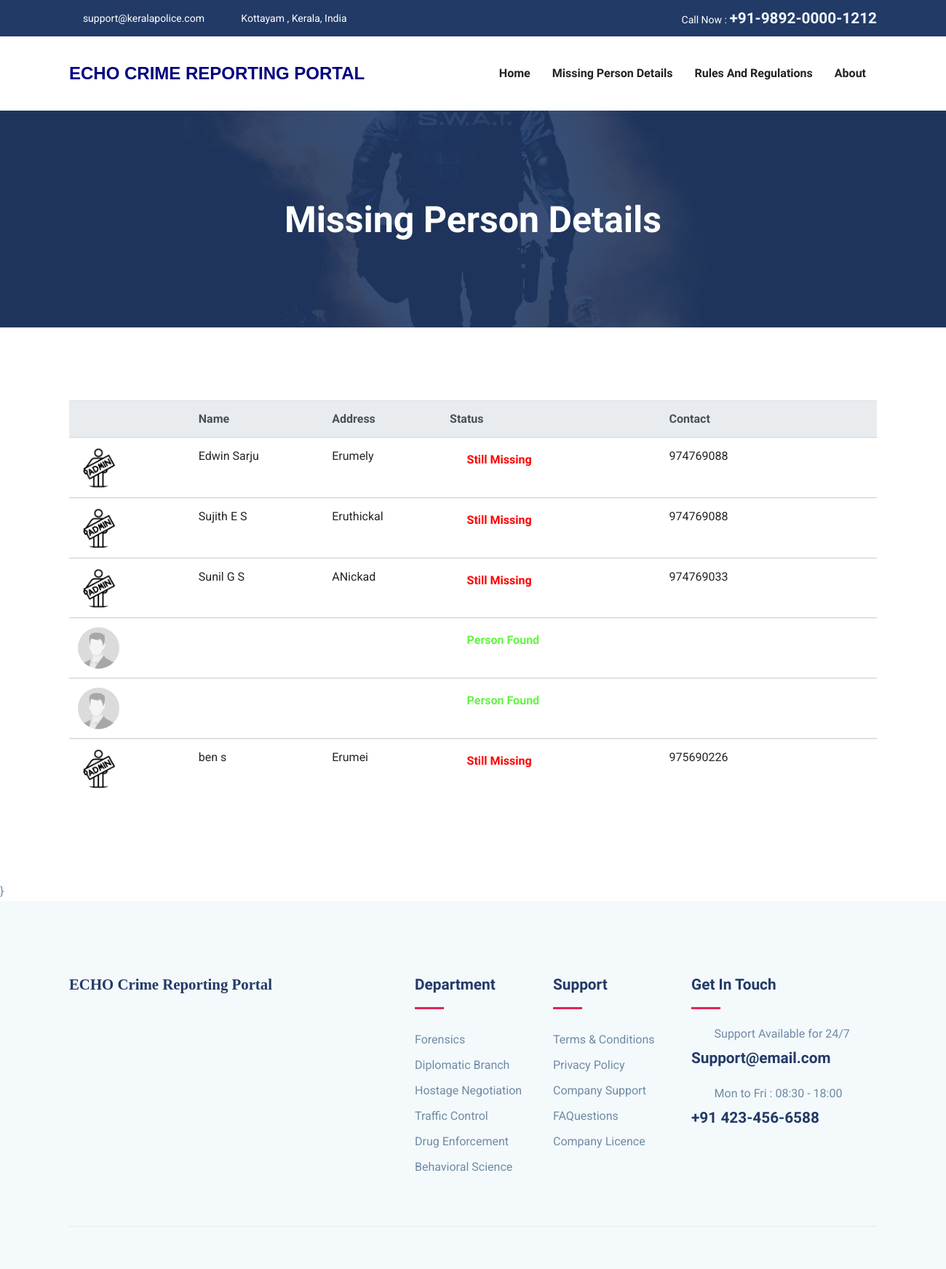
Screenshot of /missing/ with the database file from the repository.
### myapp/models.py (models this page shows, shortened)
class Missing(models.Model):
    fname=models.CharField(max_length=50)
    lname=models.CharField(max_length=50)
    address=models.CharField(max_length=100)
    area=models.CharField(max_length=50)
    height=models.CharField(max_length=10)
    weight=models.CharField(max_length=10)
    contact=models.CharField(max_length=10)
    status=models.BooleanField(default=False)
    pic=models.FileField(null = True, blank=True, default='default.jpg')

### myapp/views.py (the view)
# urls.py: path('missing/', views.missing, name='missing'),
def missing(request):
    miss=Missing.objects.all()
    return render(request,'missing.html',{'miss':miss})

### Inspector/templates/missing.html (shortened to what this page needs)
{% extends 'header.html' %}
{% load static %}
{% block content %}
<section class="page-title back-9550">
	<div class="container">
	  <div class="row">
		<div class="col-md-12">
		  <div class="block text-center">
			<h1 class="text-capitalize mb-5 text-lg">Missing Person details</h1>
		  </div>
		</div>
	  </div>
	</div>
  </section>
  <section class="contact-form-wrap section">
    <div class="container">
        <div class="row">
            <div class="col-lg-12 col-md-12 col-sm-12">
            <table class="table align-items-center table-flush">
                <thead class="thead-light">
                    <tr>
                        <th scope="col" class="sort" data-sort="name">    </th>
                        <th scope="col" class="sort" data-sort="budget">Name</th>
                        <th scope="col" class="sort" data-sort="status">Address</th>
                        <th scope="col" class="sort" data-sort="status">Status</th>
                        <th scope="col">Contact</th>
                        <th>          </th>
                    </tr>
                </thead>
                {% for entry in miss %}
                <div class="row">
                  <tbody class="list">
                      <th scope="row">
                      <div class="media align-items-center">
                          <a href="#" class="avatar rounded-circle mr-3">
                          <img alt="Image placeholder" src="{{entry.pic.url}}" style = "border-radius: 3cm; height : 1.5cm ; width : 1.5cm;">
                          </a>
                      </div>
                      </th>
                      <td class="budget">
                      {{entry.fname}} {{entry.lname}}
                    </td>
                      <td>
                        {{entry.address}}
                      </td>
                      <td>
                        <span class="badge badge-dot mr-4">
                            {% if entry.status == True %}
                            <h6 style="color: #63f542;"><i class="icofont-tick-mark" style="color: #63f542; font-size: 150%;"></i>Person Found</h6>
                            {% else %}
                            <h6 style="color: red;"><i class="icofont-sand-clock" style="color: red;font-size: 150%;" ></i>Still Missing</h6>
                            {% endif %}
                        </span>
                        </td>
                      <td>
                      {{entry.contact}}
                      </td>
                      <td>
                        <div class="nav-item dropdown">
                          <a class="nav-link dropdown-toggle" data-toggle="dropdow"><i class="icofont-listine-dots"></i></a>
                        </div>
                      </td>
                  </tbody>
                  {% endfor %}
            </table>
        </div>
    </div>
</div>
</section>
{% endblock %}

### myapp/templates/header.html (shortened to what this page needs)
{% load static %}
<!DOCTYPE html>
<html lang="zxx">
<head>
  <link rel="stylesheet" href="{% static 'plugins/bootstrap/css/bootstrap.min.css' %}">
  <link rel="stylesheet" href="{% static 'plugins/icofont/icofont.min.css' %}">
  <link rel="stylesheet" href="{% static 'plugins/slick-carousel/slick/slick.css' %}">
  <link rel="stylesheet" href="{% static 'plugins/slick-carousel/slick/slick-theme.css' %}">
  <link rel="stylesheet" href="{% static 'css/style.css' %}">
</head>
<body id="top">
<header>
	<div class="header-top-bar">
		<div class="container">
			<div class="row align-items-center">
				<div class="col-lg-6">
					<ul class="top-bar-info list-inline-item pl-0 mb-0">
						<li class="list-inline-item"><a href="mailto:isushi2023x@gmail.com"><i class="icofont-support-faq mr-2"></i>support@keralapolice.com</a></li>
						<li class="list-inline-item"><i class="icofont-location-pin mr-2"></i>Kottayam , Kerala, India </li>
					</ul>
				</div>
				<div class="col-lg-6">
					<div class="text-lg-right top-right-bar mt-2 mt-lg-0">
							<span>Call Now : </span>
							<span class="h4" style = "color:aliceblue">+91-9892-0000-1212</span>
					</div>
				</div>
			</div>
		</div>
	</div>
	<nav class="navbar navbar-expand-lg navigation" id="navbar">
		<div class="container">
		 	 <a class="navbar-brand" href="#">
				<h3 style = "font-family: sans-serif; color : navy">ECHO CRIME REPORTING PORTAL</h3>
			  </a>
		  <div class="collapse navbar-collapse" id="navbarmain">
			<ul class="navbar-nav ml-auto">
			  <li class="nav-item active">
				<a class="nav-link" href="{% url 'index' %}">Home</a>
			  </li>
			  <li class="nav-item"><a class="nav-link" href="{% url 'missing' %}">Missing Person Details</a></li>
			  <li class="nav-item"><a class="nav-link" href="{% url 'rules' %}">Rules and Regulations</a></li>
			  <li class="nav-item"><a class="nav-link" href="{% url 'emergency' %}">About</a></li>
			</ul>
		  </div>
		</div>
	</nav>
</header>
{% block content %}
{% endblock %}}
<footer class="footer section gray-bg">
	<div class="container">
		<div class="row">
			<div class="col-lg-4 mr-auto col-sm-6">
				<div class="widget mb-5 mb-lg-0">
					<h4 style = " font-family:fantasy ;">ECHO Crime Reporting Portal</h4>
					<ul class="list-inline footer-socials mt-4">
						<li class="list-inline-item"><i class="icofont-facebook"></i></li>
						<li class="list-inline-item"><i class="icofont-twitter"></i></li>
						<li class="list-inline-item"><i class="icofont-linkedin"></i></li>
					</ul>
				</div>
			</div>
			<div class="col-lg-2 col-md-6 col-sm-6">
				<div class="widget mb-5 mb-lg-0">
					<h4 class="text-capitalize mb-3">Department</h4>
					<div class="divider mb-4"></div>
					<ul class="list-unstyled footer-menu lh-35">
						<li>Forensics</li>
						<li>Diplomatic Branch</li>
						<li>Hostage Negotiation</li>
						<li>Traffic Control</li>
						<li>Drug Enforcement</li>
						<li>Behavioral Science</li>
					</ul>
				</div>
			</div>
			<div class="col-lg-2 col-md-6 col-sm-6">
				<div class="widget mb-5 mb-lg-0">
					<h4 class="text-capitalize mb-3">Support</h4>
					<div class="divider mb-4"></div>
					<ul class="list-unstyled footer-menu lh-35">
						<li><a href="#">Terms & Conditions</a></li>
						<li><a href="#">Privacy Policy</a></li>
						<li><a href="#">Company Support </a></li>
						<li><a href="#">FAQuestions</a></li>
						<li><a href="#">Company Licence</a></li>
					</ul>
				</div>
			</div>
			<div class="col-lg-3 col-md-6 col-sm-6">
				<div class="widget widget-contact mb-5 mb-lg-0">
					<h4 class="text-capitalize mb-3">Get in Touch</h4>
					<div class="divider mb-4"></div>
					<div class="footer-contact-block mb-4">
						<div class="icon d-flex align-items-center">
							<i class="icofont-email mr-3"></i>
							<span class="h6 mb-0">Support Available for 24/7</span>
						</div>
						<h4 class="mt-2">Support@email.com</a></h4>
					</div>
					<div class="footer-contact-block">
						<div class="icon d-flex align-items-center">
							<i class="icofont-support mr-3"></i>
							<span class="h6 mb-0">Mon to Fri : 08:30 - 18:00</span>
						</div>
						<h4 class="mt-2">+91 423-456-6588</h4>
					</div>
				</div>
			</div>
		</div>
		<div class="footer-btm py-4 mt-5">
		</div>
	</div>
</footer>
  </body>
  </html>

### myapp/static/css/style.css (style rules this page uses)
html { overflow-x: hidden; }
body { line-height: 1.6; font-family: "Roboto", sans-serif; -webkit-font-smoothing: antialiased; font-size: 16px; color: #6F8BA4; font-weight: 400; }
h1, .h1, h2, .h2, h3, .h3, h4, .h4, h5, .h5, h6, .h6 { font-family: "Exo", sans-serif; font-weight: 700; color: #222; }
h1, .h1 { font-size: 2.5rem; }
h3, .h3 { font-size: 1.5rem; }
h4, .h4 { font-size: 1.3rem; line-height: 30px; }
h6, .h6 { font-size: 1rem; }
.section { padding: 100px 0; }
.text-lg { font-size: 3.75rem; }
a { color: #222; text-decoration: none; transition: all .35s ease; }
.page-title { padding: 120px 0px 70px 0px; position: relative; }
.page-title .block h1 { color: #fff; }
.text-lg { font-size: 50px; }
.gray-bg { background: #f4f9fc; }
#navbarmain { padding: 20px 0px; }
#navbarmain .nav-link { font-weight: 600; padding: 10px 15px; color: #222; font-family: "Exo", sans-serif; text-transform: capitalize; font-size: 16px; transition: all .25s ease; }
.dropdown-toggle::after { display: none; }
.navbar-brand { margin-top: 10px; }
.header-top-bar { background: #223a66; font-size: 14px; padding: 10px 0px; box-shadow: 0 1px 2px rgba(0, 0, 0, 0.05); color: #fff; }
.top-bar-info li a { color: #fff; margin-right: 20px; }
.back-9550 { background: url("../images/bg/swat.jpg") no-repeat 50% 50%; background-size: cover; position: relative; }
.divider { width: 40px; height: 5px; background: #e12454; }
.lh-35 { line-height: 35px; }
.footer { padding-bottom: 10px; }
.widget .divider { height: 3px; }
.widget h4 { color: #223a66; }
.widget .footer-menu a { color: #6F8BA4; }
.footer-contact-block span { font-weight: 400; color: #6F8BA4; }
.footer-contact-block i { font-size: 20px; }
.footer-btm { border-top: 1px solid rgba(0, 0, 0, 0.06); }

### rows the page displays
Missing: pic (picture), fname "Edwin", lname "Sarju", address "Erumely", status False (drawn), contact "974769088"
Missing: pic (picture), fname "Sujith", lname "E S", address "Eruthickal", status False (drawn), contact "974769088"
Missing: pic (picture), fname "Sunil", lname "G S", address "ANickad", status False (drawn), contact "974769033"
Missing: pic (placeholder picture), status True (drawn)
Missing: pic (placeholder picture), status True (drawn)
Missing: pic (picture), fname "ben", lname "s", address "Erumei", status False (drawn), contact "975690226"
